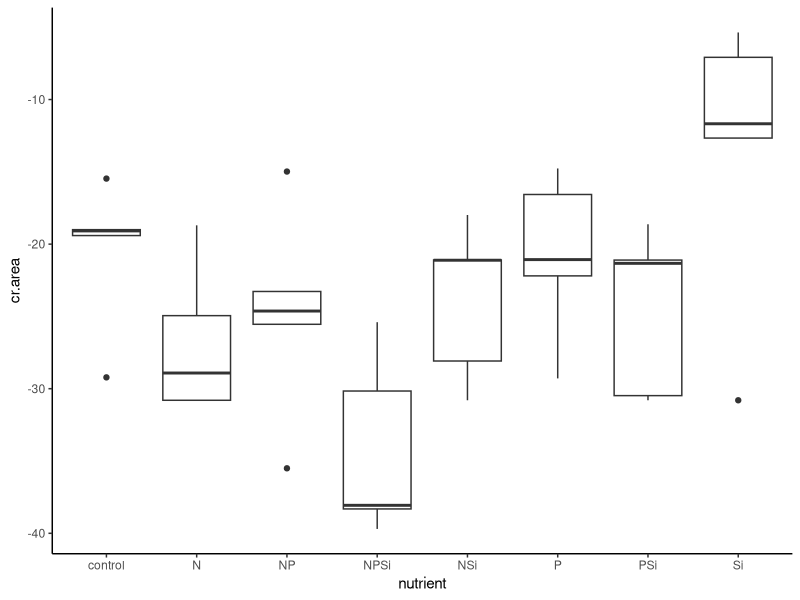
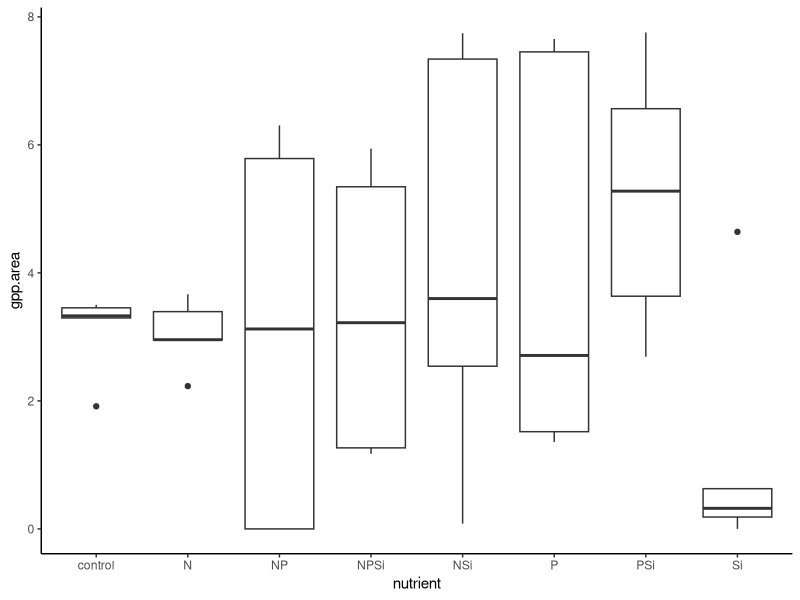
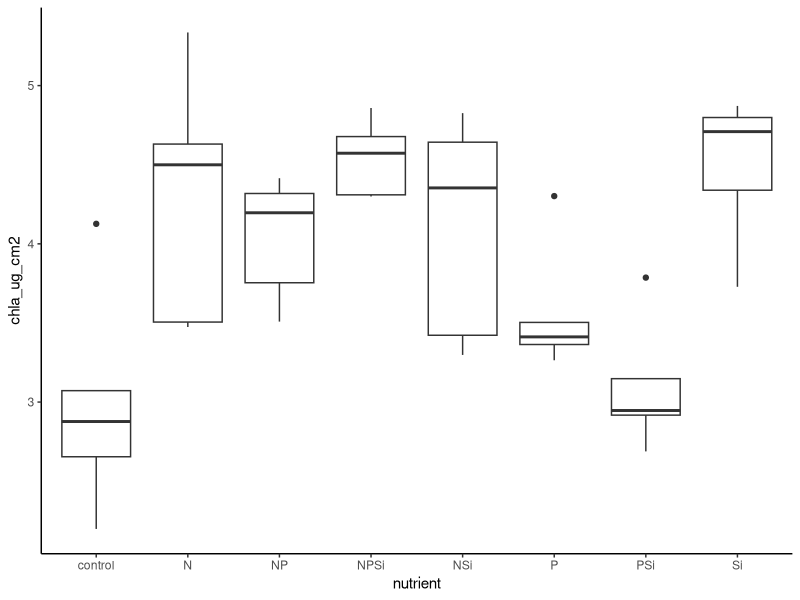
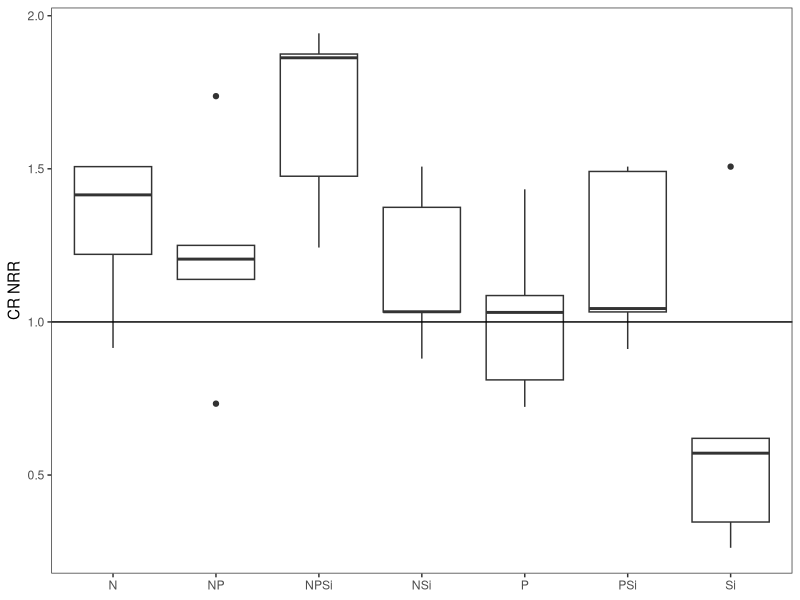
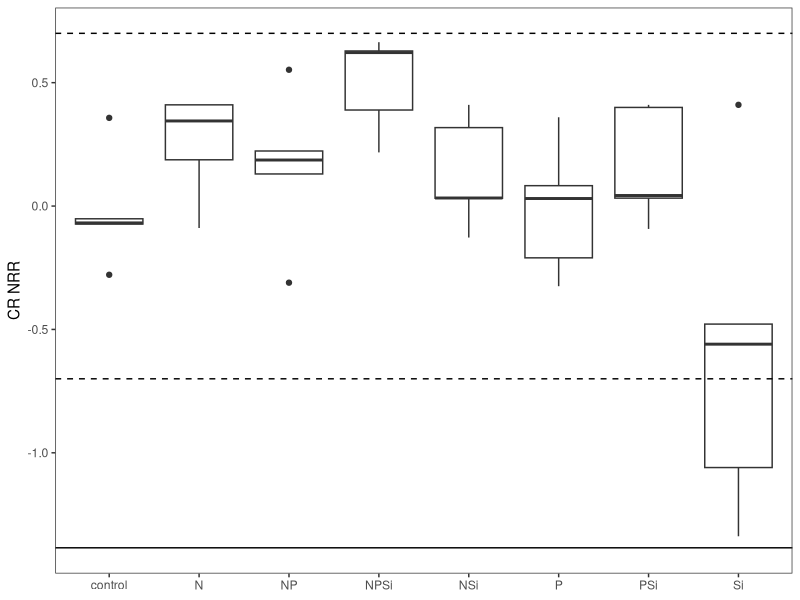
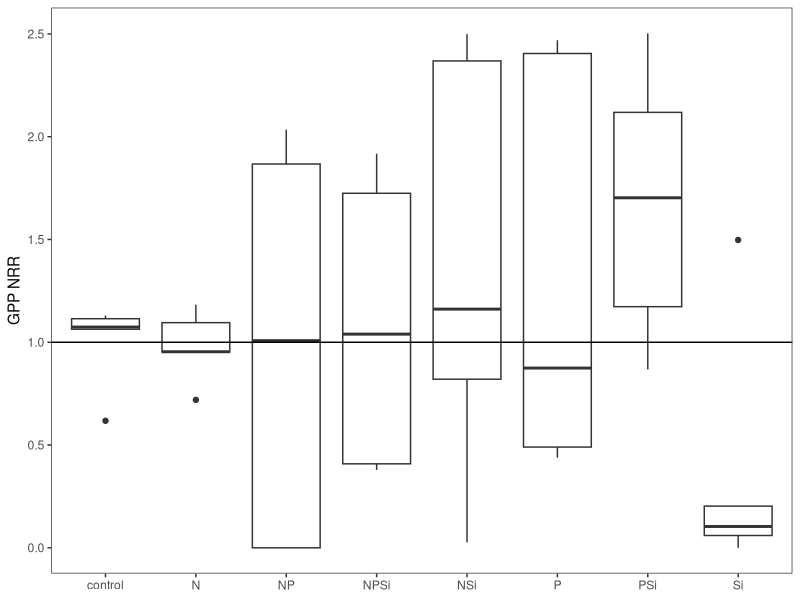
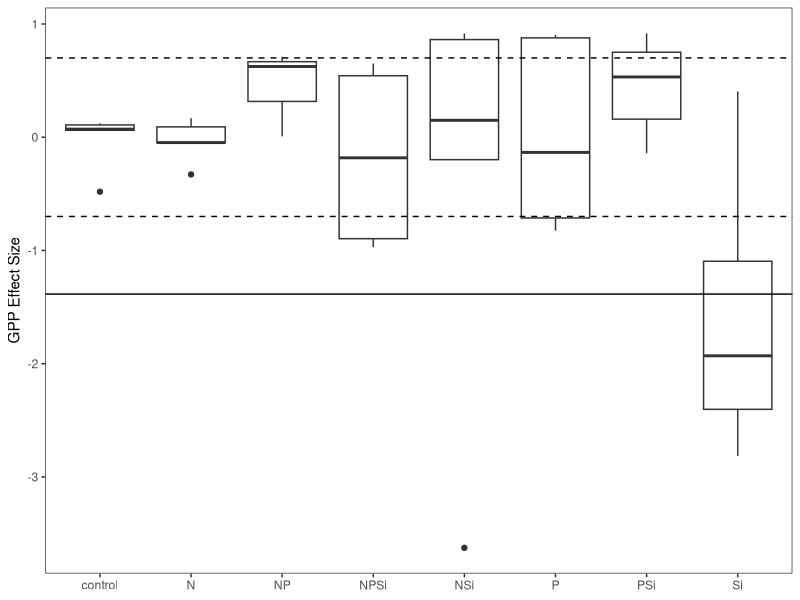
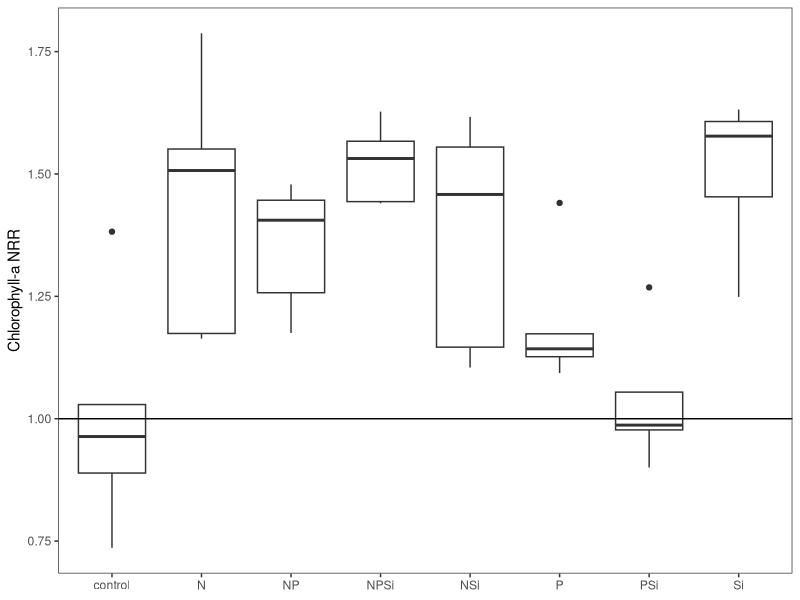

These charts were generated, in order, by the following R code: (Note: this script raises an error after producing the figures.)
#Author:  Clay Arango
#Creation date: 14-Feb-19
#Script to analyze NDS data from Summer 2018 WSB work with S. Roley and A. Alexiades

#packages

library(nlme)
library(nortest)
library(plyr)
library(dplyr)
library(multcomp)
library(MASS)
library(ggplot2)

#Load data
aht_summer <- read.table(file="aht_summer.csv", header=T, sep=",")

#set variable
d = aht_summer

#evaluate data to make sure factors are correct
names(d)

unique(d$nutrient) #control, N, NP, NPSi, NSi, P, PSi, Si
unique(d$N) #should be 0 and 1
unique(d$P) #should be 0 and 1
unique(d$Si) #should be 0 and 1
unique(d$top) #should be "sponge" and "glass"
#if need to change, use recode function below. 
d$top<-recode(d$top, "cellulose" ="sponge")
str(d)

#convert N and P vand Si alues (0 or 1 for absence or presence) to factors
d$N<-as.factor(d$N)
d$P<-as.factor(d$P)
d$Si<-as.factor(d$Si)
str(d)

#subset data into gpp and cr response
d.cr = subset(d, top=="sponge", data=d)
d.gpp = subset(d, top=="glass", data=d)

#check for outliers and check data entry before calculating NRR.
ggplot(d.cr, aes(x=nutrient, y=cr.area))+geom_boxplot() +theme_classic()
#one low and one high control but seem well-distributed

#calculate nrr for cr
x<-ddply(d.cr, "nutrient", summarise, ave_cr = mean(cr.area, na.rm=T)) #changed to ddply b/c allows
#to specify by column name - I had a csv file with the relevant column in a different position.
x
d.cr$cr.nrr = d.cr$cr.area/-20.436057 #divide by control ave_cr

#check for outliers and check data entry before calculating NRR.
ggplot(d.gpp, aes(x=nutrient, y=gpp.area))+geom_boxplot() +theme_classic()
#one high-ish Si value checks out
ggplot(d.gpp, aes(x=nutrient, y=chla_ug_cm2))+geom_boxplot() +theme_classic()
#one high control checks out, but consider dropping. F6

#calculate nrr for gpp and chla
x<- ddply(d.gpp, "nutrient", summarise, ave_gpp = mean(gpp.area, na.rm=T), ave_chla = mean(chla_ug_cm2, na.rm=T)) 
x
d.gpp$gpp.nrr = d.gpp$gpp.area/3.099015 #divide by control ave_gpp
d.gpp$chla.nrr = d.gpp$chla_ug_cm2/2.985545 #divide by control ave_chla
x1<- ddply(subset(d.gpp, !(nds.id=="F6")), "nutrient", summarise, ave_chla = mean(chla_ug_cm2, na.rm=T)) 
x1
d.gpp$chla.nrr_1<-d.gpp$chla_ug_cm2/2.700340
  
#now combine into one and export
d.cr$chla.nrr<-NA
d.cr$chla.nrr_1<-NA
d.cr$gpp.nrr<-NA
d.gpp$cr.nrr<-NA
d.nrr<-rbind(d.cr, d.gpp)
d.nrr$site.date<-"aht_summer"
d.nrr$gpp.es<-log(d.nrr$gpp.nrr)
d.nrr$cr.es<-log(d.nrr$cr.nrr)
d.nrr$chla.es<-log(d.nrr$chla.nrr)
d.nrr$chla.es_1<-log(d.nrr$chla.nrr_1)

write.table(d.nrr, "aht_summer_nrr.csv",  sep=",", quote=F, row.names =F)

###############
#plots of NRR
##############
ggplot(data=subset(d.cr, !(nutrient=="control")), aes(x=nutrient, y=cr.nrr))+geom_boxplot()+theme_bw()+
  ylab("CR NRR")+geom_abline(slope = 0, intercept = 1)+
  theme(axis.title.x=element_blank(), panel.grid.minor=element_blank(), panel.grid.major=element_blank())
#Si inhibition; others neutral or limitation

ggplot(data=subset(d.nrr, (top=="sponge")), aes(x=nutrient, y=cr.es))+geom_boxplot()+theme_bw()+
  ylab("CR NRR")+geom_hline(yintercept = 0.7, lty="dashed")+ geom_hline(yintercept = -0.7, lty="dashed")+
  geom_hline(yintercept = -1.385)+
  theme(axis.title.x=element_blank(), panel.grid.minor=element_blank(), panel.grid.major=element_blank())

ggplot(data=d.gpp, aes(x=nutrient, y=gpp.nrr))+geom_boxplot()+theme_bw()+
  ylab("GPP NRR")+geom_abline(slope = 0, intercept = 1)+
  theme(axis.title.x=element_blank(), panel.grid.minor=element_blank(), panel.grid.major=element_blank())
#mostly inhibition

ggplot(data=subset(d.nrr, top =="glass"),aes(x=nutrient, y=gpp.es))+geom_boxplot()+theme_bw()+
  ylab("GPP Effect Size")+geom_hline(yintercept = 0.7, lty="dashed")+
  geom_hline(yintercept = -0.7, lty="dashed")+ geom_hline(yintercept = -1.385)+
  theme(axis.title.x=element_blank(), panel.grid.minor=element_blank(), panel.grid.major=element_blank())

ggplot(data=d.gpp, aes(x=nutrient, y=chla.nrr))+geom_boxplot()+theme_bw()+
  ylab("Chlorophyll-a NRR")+geom_abline(slope = 0, intercept = 1)+ 
  theme(axis.title.x=element_blank(), panel.grid.minor=element_blank(), panel.grid.major=element_blank())

ggplot(data=d.gpp, aes(x=nutrient, y=chla.nrr_1))+geom_boxplot()+theme_bw()+
  ylab("Chlorophyll-a NRR")+geom_abline(slope = 0, intercept = 1)+ 
  theme(axis.title.x=element_blank(), panel.grid.minor=element_blank(), panel.grid.major=element_blank())

ggplot(data=subset(d.nrr, (top=="glass")), aes(x=nutrient, y=chla.es))+geom_boxplot()+theme_bw()+
  ylab("Chla Effect Size")+ geom_hline(yintercept = 0.7, lty="dashed")+    
  theme(axis.title.x=element_blank(), panel.grid.minor=element_blank(), panel.grid.major=element_blank())

ggplot(data=subset(d.nrr, (top=="glass")), aes(x=nutrient, y=chla.es_1))+geom_boxplot()+theme_bw()+
  ylab("Chla Effect Size")+ geom_hline(yintercept = 0.7, lty="dashed")+    
  theme(axis.title.x=element_blank(), panel.grid.minor=element_blank(), panel.grid.major=element_blank())

##########
#NRR Summary Files
#########

GPP_sum<-ddply(d.gpp, "nutrient", summarise, ave_nrr.gpp=mean(gpp.nrr, na.rm=T), sd_nrr.gpp=sd(gpp.nrr, na.rm=T), 
               se_nrr.gpp =(sd(gpp.nrr)/sqrt(sum(!is.na(gpp.nrr)))), 
               ci95_nrr.gpp = (1.96*(sd(gpp.nrr)/sqrt(sum(!is.na(gpp.nrr))))),
               ave_nrr.chla=mean(chla.nrr, na.rm=T), sd_nrr.chla=sd(chla.nrr, na.rm=T), 
               se_nrr.chla =(sd(chla.nrr)/sqrt(sum(!is.na(chla.nrr)))), 
               ci95_nrr.chla = (1.96*(sd(chla.nrr)/sqrt(sum(!is.na(chla.nrr))))))
CR_sum<-ddply(d.cr, "nutrient", summarise, ave_nrr.cr=mean(cr.nrr, na.rm=T), sd_nrr.cr=sd(cr.nrr, na.rm=T), 
              se_nrr.cr =(sd(cr.nrr)/sqrt(sum(!is.na(cr.nrr)))), 
              ci95_nrr.cr = (1.96*(sd(cr.nrr)/sqrt(sum(!is.na(cr.nrr))))))

#now combine into one and export
d.sum<-merge(GPP_sum, CR_sum, by="nutrient")
d.sum$site_date<-"aht_summer"
write.table(d.sum, "reec_summer_summ.csv",  sep=",", quote=F, row.names =F)

############################################################
#analyze RESPIRATION data
############################################################

M1<-gls(cr.area~N*P*Si, data=d.cr, na.action=na.omit)
E1<-residuals(M1)
qqnorm(E1)
qqline(E1)
ad.test(E1)
   #residuals are more-or-less normally distributed, p=0.4456. A lot of wiggle around QQ line
hist(E1) #ok
plot(M1)# a little bit heteroscedastic but not dramatically so. less variation as values increase

plot(filter(d.cr, !is.na(cr.area)) %>% dplyr::select(nutrient), 
     E1, xlab="nutrient", ylab="Residuals")
bartlett.test(cr.area~nutrient, data=d.cr)
   #variance test OK

anova(M1)
  #N limitation. P and Si co-limitation (secondary co-limitation??)
#            numDF  F-value p-value
#(Intercept)     1 492.4297  <.0001
#N               1  13.0729  0.0010
#P               1   5.6370  0.0240
#Si              1   0.2001  0.6577
#N:P             1   0.0790  0.7805
#N:Si            1   1.5230  0.2264
#P:Si            1   7.3806  0.0107
#N:P:Si          1   0.0524  0.8205


##########################################################
#do multiple 2 way ANOVAs to improve our ability to interpret
##########################################################
#N and P
M1<-gls(cr.area~N*P, data=d.cr, na.action=na.omit)
E1<-residuals(M1)
qqnorm(E1)
qqline(E1)
ad.test(E1)
#residuals are normally distributed, p=0.3835
hist(E1)  
plot(M1)

bartlett.test(cr.area~nutrient, data=d.cr)
#variance test OK

anova(M1) #interpretation, N and P limitation
#N               1  11.3964  0.0018
#P               1   4.9140  0.0332
#N:P             1   0.0751  0.7857

#remove NA for plotting
xx = na.omit(subset(d.cr, select = c(N,P,cr.area)))
interaction.plot(xx$N, xx$P, xx$cr.area*-1)

#N and Si
M1<-gls(cr.area~N*Si, data=d.cr, na.action=na.omit)
E1<-residuals(M1)
qqnorm(E1)
qqline(E1)
ad.test(E1)
#residuals are normally distributed, p=0.2922
hist(E1)  
plot(M1)

bartlett.test(cr.area~nutrient, data=d.cr)
#variance test OK

anova(M1) #interpretation, N limitation
#N               1  10.3180  0.0028
#Si              1   0.1158  0.7357
#N:Si            1   1.0894  0.3038

#remove NA for plotting
xx = na.omit(subset(d.cr, select = c(N,Si,cr.area)))
interaction.plot(xx$N, xx$Si, xx$cr.area*-1)

#P and Si
M1<-gls(cr.area~P*Si, data=d.cr, na.action=na.omit)
E1<-residuals(M1)
qqnorm(E1)
qqline(E1)
ad.test(E1)
#residuals are normally distributed, p=0.2969
hist(E1)  
plot(M1)

bartlett.test(cr.area~nutrient, data=d.cr)
#variance test OK

anova(M1) #P is significant only in the presence of silica
#P               1   4.6804  0.0374
#Si              1   0.2266  0.6370
#P:Si            1   5.3667  0.0265

#remove NA for plotting
xx = na.omit(subset(d.cr, select = c(P,Si,cr.area)))
interaction.plot(xx$P, xx$Si, xx$cr.area*-1) #CR increases with P and Si, but not individually
##########################################################
##########################################################

ggplot(data=d.cr, aes(x=nutrient, y = cr.area))+geom_boxplot()

x <- group_by(d.cr, nutrient) %>%  # Grouping function causes subsequent functions to aggregate by treatment
  summarize(cr.mean = abs(mean(cr.area, na.rm = TRUE)), # na.rm = TRUE to remove missing values
            cr.sd=abs(sd(cr.area, na.rm = TRUE)),  # na.rm = TRUE to remove missing values
            n = sum(!is.na(cr.area)), # of observations, excluding NAs. 
            cr.se=cr.sd/sqrt(n))


#ggsave('output/figures/Aht_summer_CRNRR.tiff',
#       units="in",
#       width=3.25,
#       height=3.25,
#       dpi=1200,
#       compression="lzw")

##########################
#analyze the CHLA data
##########################
M1<-gls(chla_ug_cm2~N*P*Si, data=subset(d.gpp,!nds.id=="F6"), na.action=na.omit) 
E1<-residuals(M1)
qqnorm(E1)
qqline(E1)
ad.test(E1)
#ok
hist(E1) #ok
plot(M1)# ok

plot(filter(d.gpp, !is.na(chla_ug_cm2)) %>% dplyr::select(nutrient), 
     E1, xlab="nutrient", ylab="Residuals")
bartlett.test(cr.area~nutrient, data=d.cr)
#variance test OK

anova(M1)
#N               1   20.5176  0.0001
#P               1    0.6151  0.4388
#Si              1    5.3094  0.0281
#N:P             1    1.7464  0.1960
#N:Si            1    1.7223  0.1990
#P:Si            1    5.1347  0.0306
#N:P:Si          1   20.1955  0.0001

##########################################################
#do multiple 2 way ANOVAs to improve our ability to interpret
##########################################################
#N and P
d.gpp1<-subset(d.gpp,!nds.id=="F6")
M1<-gls(chla_ug_cm2~N*P, data=d.gpp1, na.action=na.omit)
E1<-residuals(M1)
qqnorm(E1)
qqline(E1)#ok
ad.test(E1)
#residuals are normally distributed, p=0.496
hist(E1)  #ok
plot(M1)

bartlett.test(chla_ug_cm2~nutrient, subset(d.gpp,!nds.id=="F6"))
#variance test OK

anova(M1) #interpretation: N limitation
#N               1   11.3644  0.0018
#P               1    0.3407  0.5632
#N:P             1    1.0625  0.3097


#remove NA for plotting
xx = na.omit(subset(d.gpp1, select = c(N,P,chla_ug_cm2)))
interaction.plot(xx$N, xx$P, xx$chla_ug_cm2)
#N increases chla, w or w/o P

#N and Si
M1<-gls(chla_ug_cm2~N*Si, data=d.gpp1, na.action=na.omit)
E1<-residuals(M1)
qqnorm(E1)
qqline(E1)#wiggly
ad.test(E1)
#residuals are normally distributed, p=0.1983
hist(E1) #ok
plot(M1)

bartlett.test(chla_ug_cm2~nutrient, data=d.gpp1)
#variance test OK

anova(M1) #interpretation: N limitation
#N               1   12.2870  0.0013
#Si              1    3.2360  0.0807
#N:Si            1    1.1225  0.2966

#remove NA for plotting
xx = na.omit(subset(d.gpp1, select = c(N,Si,chla_ug_cm2)))
interaction.plot(xx$N, xx$Si, xx$chla_ug_cm2)

#P and Si
M1<-gls(chla_ug_cm2~P*Si, data=d.gpp1, na.action=na.omit)
E1<-residuals(M1)
qqnorm(E1)
qqline(E1)#wiggly
ad.test(E1)
#residuals normally distributed, p=0.2832
hist(E1)  #ok
plot(M1)#ok

bartlett.test(chla_ug_cm2~nutrient, data=d.gpp1)
#variance OK

anova(M1) #interpretation: no response
#P               1    0.3752  0.5442
#Si              1    2.1887  0.1480
#P:Si            1    2.0973  0.1565

xx = na.omit(subset(d.gpp1, select = c(P,Si,chla_ug_cm2)))
interaction.plot(xx$P, xx$Si, xx$chla_ug_cm2)
#decline when P and Si combined, increase with P in absence of Si

############################################################
#analyze the PRODUCTION data
############################################################

M1<-gls(log10(gpp.area+1)~N*P*Si, data=d.gpp, na.action=na.omit) #had to log-transform
E1<-residuals(M1)
qqnorm(E1)
qqline(E1)
ad.test(E1)
  #with log transformation: looks better, p = 0.8947)
  #w/o transformation: residuals not normal (p = 0.012, clear deviation from QQ line)

hist(E1, xlab="residuals", main="")
plot(M1)

plot(filter(d.gpp, !is.na(gpp.area)) %>% dplyr::select(nutrient), 
     E1, xlab="nutrient", ylab="Residuals")
bartlett.test(gpp.area~nutrient, data=d.gpp)
   #variance increases with value, even with transformation. will use kruskal-wallis

ggplot(data=d.gpp, aes(x=nutrient, y = gpp.area))+geom_boxplot()
anova(M1)#doing anova anyway
#nothing significant

kruskal.test(gpp.area~nutrient, data=d.gpp, na.action=na.omit)#kruskal-wallis can only have 1 factor.
